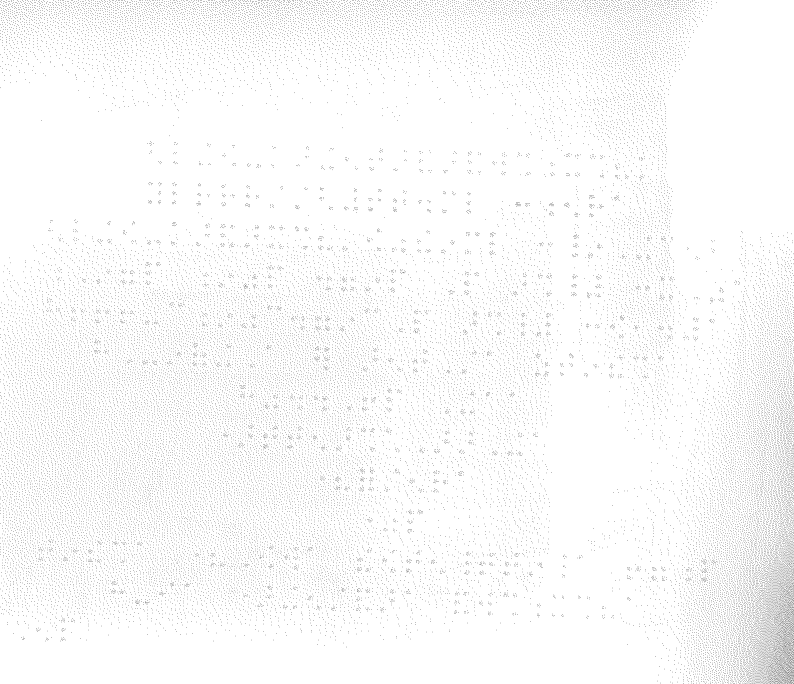
%> input picture Dorian/Hough/braille2.png, 794 x 684 px
$ octave cercles_v3.m   (GNU Octave 9; MATLAB toolbox functions it lacks are replaced by stand-ins)
%> lines starting %> are read from the running program, lines starting %| are printed output that depends on the picture
clear all; close all; clc;

%%Detection de cercles bis

I = im2double(imread('braille2.png'));
%> I: size 684x794x3 double; min 0.498, max 1, mean 0.979
I_rgb = 1 - rgb2gray(I);
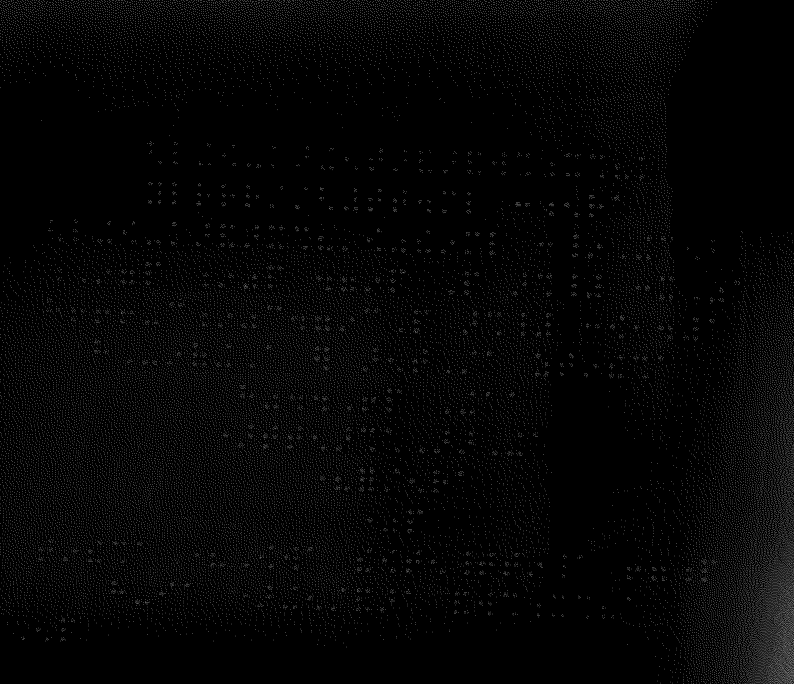
%> I_rgb: size 684x794 double; min 0, max 0.502, mean 0.0214
[H1,L1] = size(rgb2gray(I));
%> H1 = 684; L1 = 794

NHOOD1 = [0 0 0; 0 1 1; 0 1 0];
S1 = strel('arbitrary', NHOOD1);
I_ouv = imdilate(imerode(I_rgb,S1),S1);

R2=3;
S2 = strel('disk', R2, 0);
I_ferm = imerode(imdilate(I_ouv,S2),S1);


figure(1)
subplot(221)
imshow(I_rgb);
hold on;
[c2,r2] = imfindcircles(I_ferm,[2 6]);
%> c2 = 307 rows, first 12: [492 235.1; 290.8 447.2; 488.1 394.1; 468 234.1; 100 543; 328.2 289.1; 343.1 289.9; 488.8 354.1; 465.8 332.2; 275.9 397.2; 145 363.3; 225.6 435.7]; r2 = 307 values, max 6 at index 238, min 2 at index 251, mean 3.47
viscircles(c2,max(r2)*ones(size(r2)),'EdgeColor','b');
subplot(222)
imshow(I_ouv);
subplot(223)
imshow(I_ferm);
subplot(224)
imshow(I_ferm);
hold on;
[c1,r1] = imfindcircles(I_ferm,[2 6]);
%> c1 has the same summary as c2; r1 has the same summary as r2
viscircles(c1,max(r1)*ones(size(r1)),'EdgeColor','b');
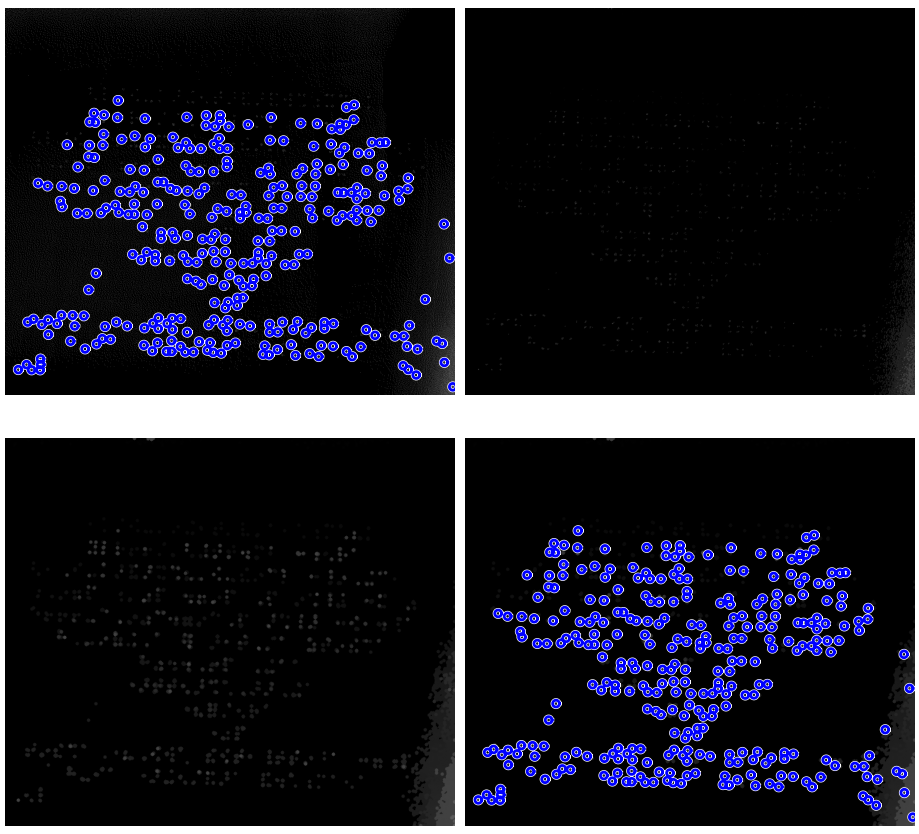
%> figure redrawn from the program's plot data, 4 panels

$ run again, with Dorian/Hough/braille1.png copied over Dorian/Hough/braille2.png
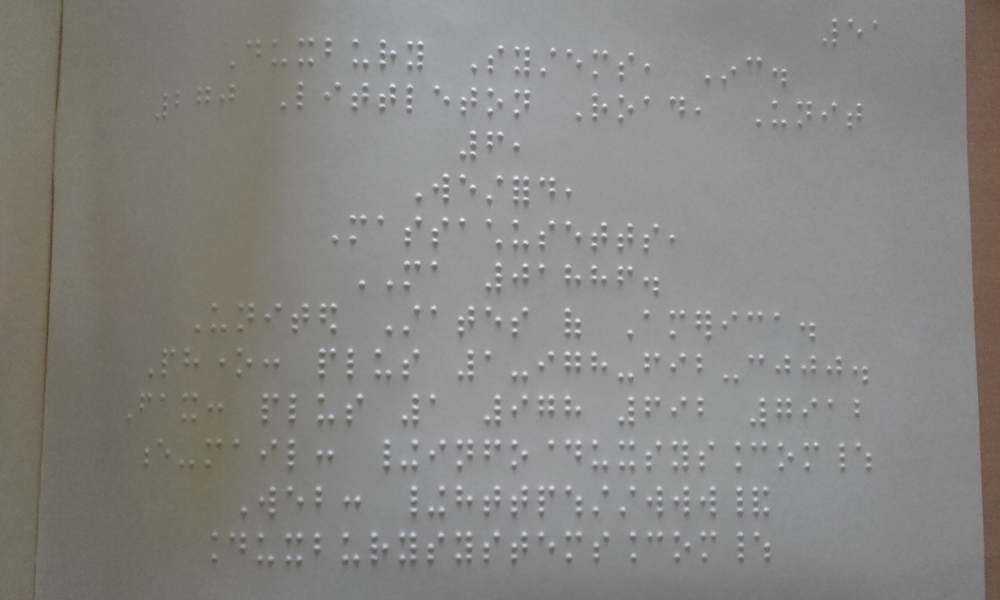
%> input picture Dorian/Hough/braille1.png, 1000 x 600 px, shrunk from 2560 x 1536 before the run
%> H1 = 600; L1 = 1000
%> `I_ferm = imerode(imdilate(I_ouv,S2),S1);`:
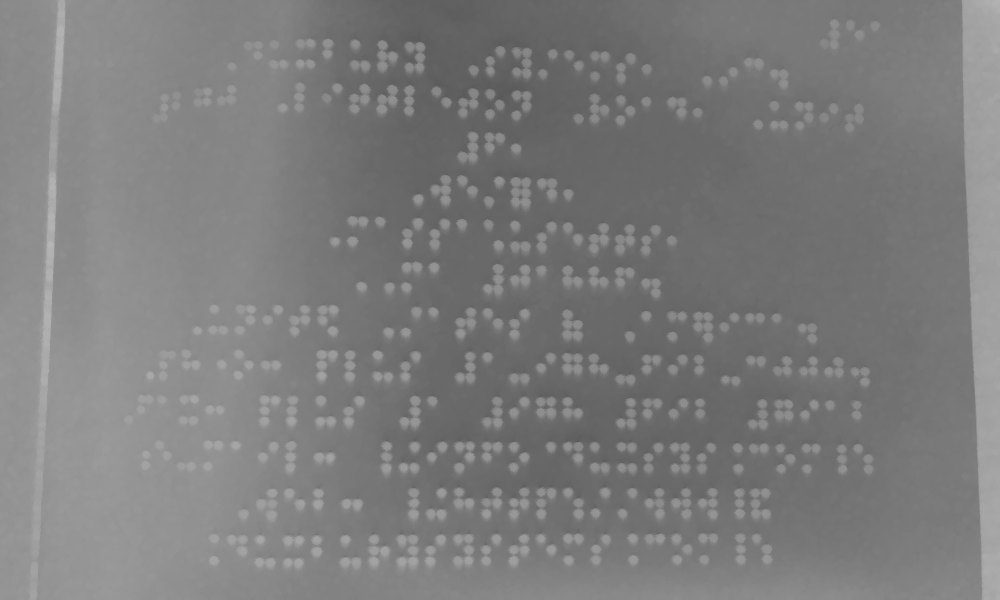
%> I_ferm: size 600x1000 double; min 0.352, max 0.715, mean 0.491
%> c2 = 537 rows, first 12: [631.3 59.12; 488 358.1; 462.9 181.4; 499.9 182.4; 525.1 402.5; 447.1 103; 418.9 200.3; 525.4 314.5; 739 469.5; 473 192; 432.9 401.7; 516.9 116.2]; r2 = 537 values, max 5.15 at index 159, min 2 at index 535, mean 4.37
%> c1 has the same summary as c2; r1 has the same summary as r2
%> `viscircles(c1,max(r1)*ones(size(r1)),'EdgeColor','b');`:
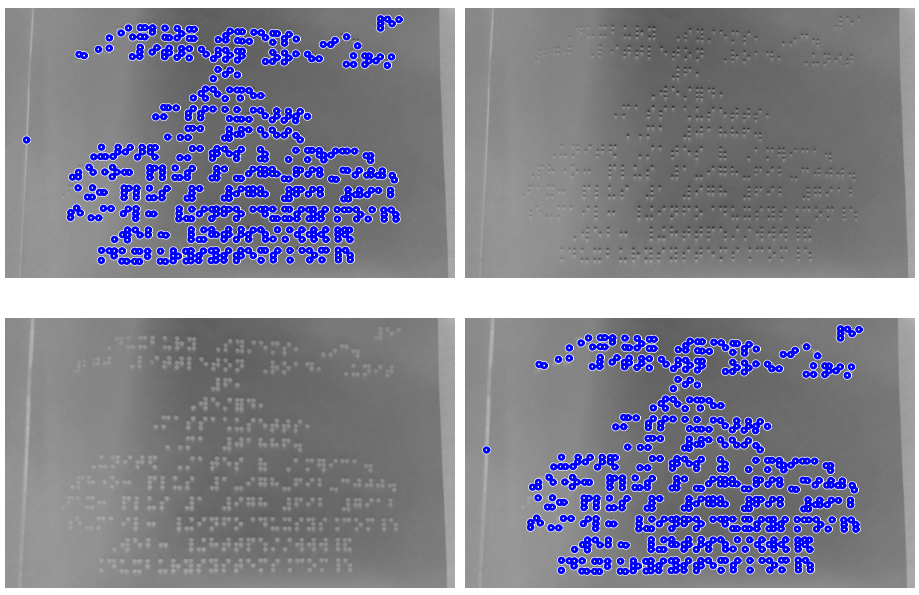
%> figure redrawn from the program's plot data, 4 panels
